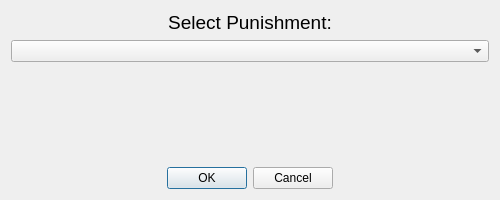
<?xml version="1.0" encoding="UTF-8"?>
<ui version="4.0">
    <class>SelectPunishment</class>
    <widget class="QDialog" name="SelectPunishment">
        <property name="geometry">
            <rect>
                <x>0</x>
                <y>0</y>
                <width>500</width>
                <height>200</height>
            </rect>
        </property>
        <property name="windowTitle">
            <string>Give Punishment</string>
        </property>
        <layout class="QVBoxLayout" name="verticalLayout">
            <item>
                <widget class="QLabel" name="lbl_Punishments">
                    <property name="font">
                        <font>
                            <pointsize>14</pointsize>
                        </font>
                    </property>
                    <property name="text">
                        <string>Select Punishment:</string>
                    </property>
                    <property name="alignment">
                        <set>Qt::AlignCenter</set>
                    </property>
                </widget>
            </item>
            <item>
                <widget class="QComboBox" name="punishmentcomboBox">
                    <property name="styleSheet">
                        <string notr="true">combobox-popup: 0;</string>
                    </property>
                </widget>
            </item>
            <item>
                <spacer name="verticalSpacer">
                    <property name="orientation">
                        <enum>Qt::Vertical</enum>
                    </property>
                    <property name="sizeHint" stdset="0">
                        <size>
                            <width>20</width>
                            <height>40</height>
                        </size>
                    </property>
                </spacer>
            </item>
            <item>
                <widget class="QDialogButtonBox" name="buttonBox">
                    <property name="orientation">
                        <enum>Qt::Orientation::Horizontal</enum>
                    </property>
                    <property name="standardButtons">
                        <set>QDialogButtonBox::StandardButton::Cancel|QDialogButtonBox::StandardButton::Ok</set>
                    </property>
                    <property name="centerButtons">
                        <bool>true</bool>
                    </property>
                </widget>
            </item>
        </layout>
    </widget>
    <resources/>
    <connections>
        <connection>
            <sender>buttonBox</sender>
            <signal>accepted()</signal>
            <receiver>SelectPunishment</receiver>
            <slot>accept()</slot>
            <hints>
                <hint type="sourcelabel">
                    <x>248</x>
                    <y>254</y>
                </hint>
                <hint type="destinationlabel">
                    <x>157</x>
                    <y>274</y>
                </hint>
            </hints>
        </connection>
        <connection>
            <sender>buttonBox</sender>
            <signal>rejected()</signal>
            <receiver>SelectPunishment</receiver>
            <slot>reject()</slot>
            <hints>
                <hint type="sourcelabel">
                    <x>316</x>
                    <y>260</y>
                </hint>
                <hint type="destinationlabel">
                    <x>286</x>
                    <y>274</y>
                </hint>
            </hints>
        </connection>
    </connections>
</ui>
